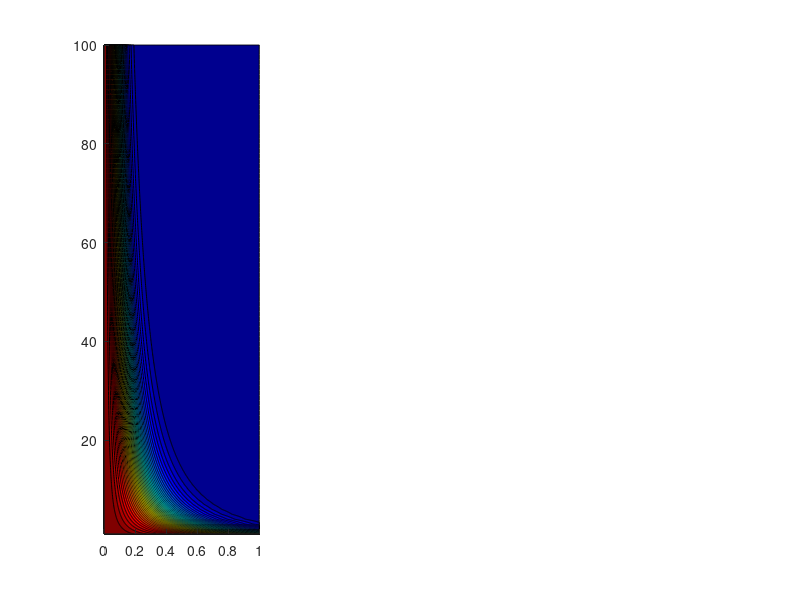

Source code (MATLAB): (Note: this script raises an error after producing the figure.)
% This is the exercise for '8. Circular p-value and its Approximation'

%% Functions 
func_acc = @(n,z) exp( sqrt( (1)+ (4*n) + 4*(n^2-(n*z)^2) ) - (1+2*n) );
func_app = @(n,z) exp(-n*(z^2));

%% CONSTANTS
N = 1:1:100;
Z = 0:0.001:1;

%% Computing p-values
[p_acc, p_app, diff] = deal(zeros(length(N),length(Z)));
for ni=1:length(N)
    for zi=1:length(Z)
        p_acc(ni,zi) = func_acc(N(ni),Z(zi));
        p_app(ni,zi) = func_app(N(ni),Z(zi));
        diff(ni,zi) = p_acc(ni,zi) - p_app(ni,zi);
    end
end

%% Plotting
figure(1), clf
colormap jet

subplot(131)
contourf(Z,N,p_acc,40,'EdgeColor','none')
axis square
colorbar
xlabel 'Z'
ylabel 'N'
title 'Full Formula'

subplot(132)
contourf(Z,N,p_app,40,'EdgeColor','none')
axis square
colorbar
xlabel 'Z'
ylabel 'N'
title 'Approximation'

subplot(133)
contourf(Z,N,diff, 40,'EdgeColor','none')
axis square
colorbar
xlabel 'Z'
ylabel 'N'
title 'Difference'
